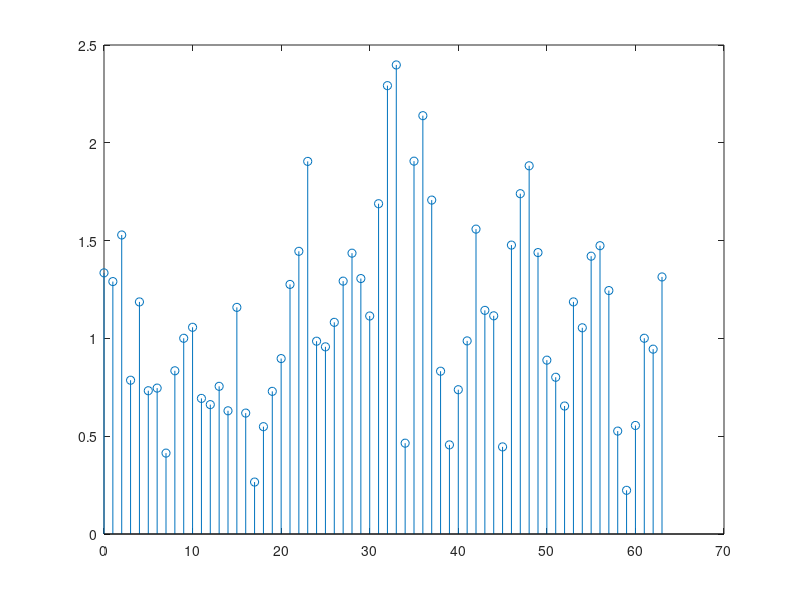
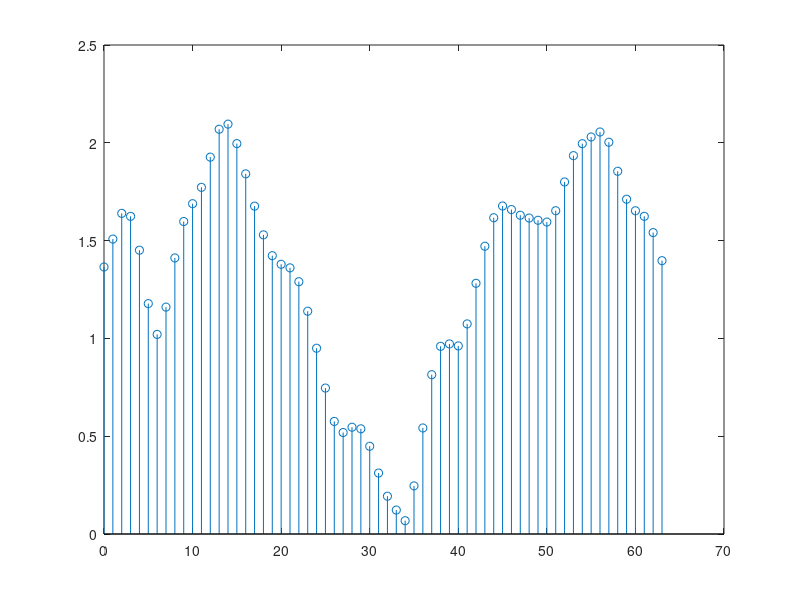
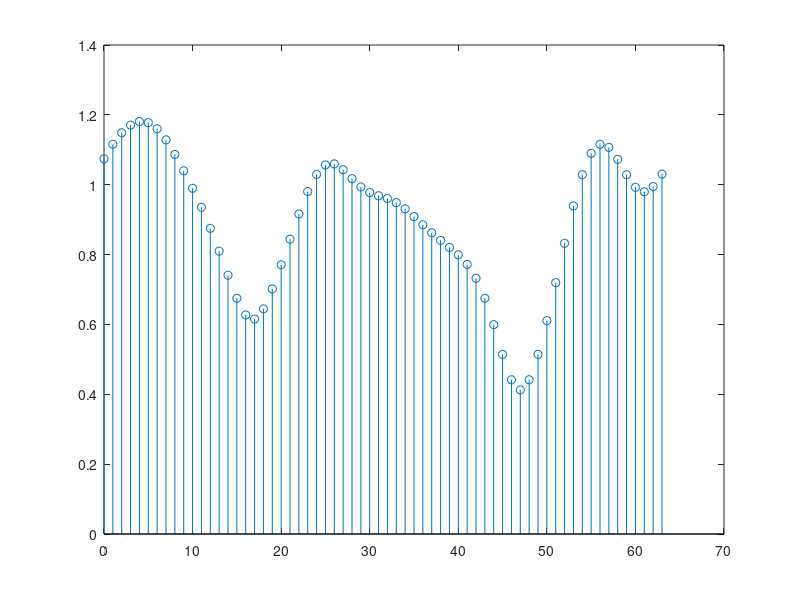

MATLAB code to generate these figures, in order:
function channelSpectrumPlotter()

delays = 0:63;
coef = 1/2;

%h = ;
beta = 0.1;
k = 1 - exp( -beta );
P = k*coef*exp( -beta*delays );
h = sqrt( P ).*(randn(1,64) + 1i*randn(1,64));
H = fft( h );
stem( delays, abs(H) )
figure



beta = 0.5;
k = 1 - exp( -beta );
P = k*coef*exp( -beta*delays );
h = sqrt( P ).*(randn(1,64) + 1i*randn(1,64));
H = fft( h );
stem( delays, abs(H) )
figure

beta = 1;
k = 1 - exp( -beta );
P = k*coef*exp( -beta*delays );
h = sqrt( P ).*(randn(1,64) + 1i*randn(1,64));
H = fft( h );
stem( delays, abs(H) )